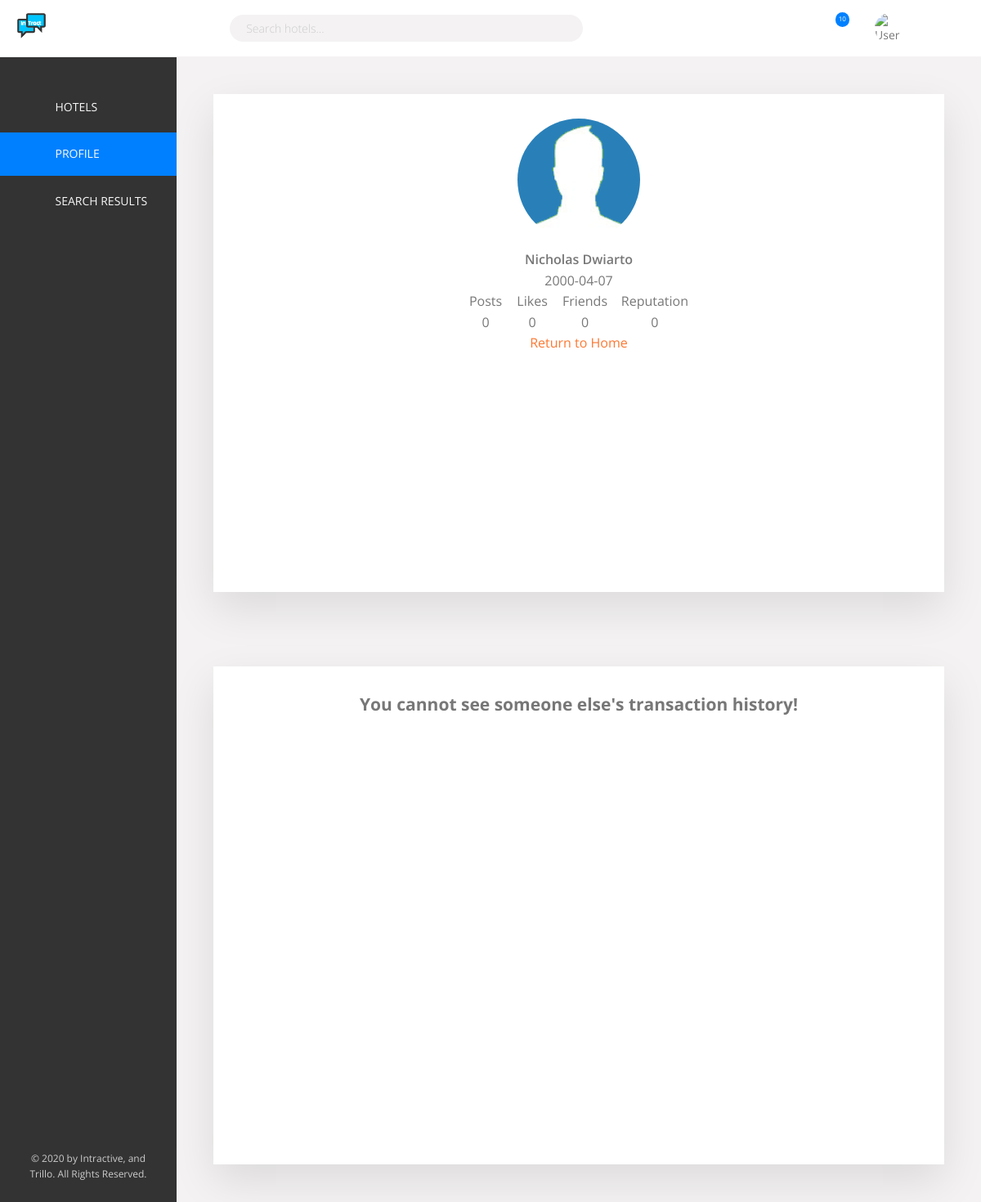
Page /profile/view/nicholasnwr on the committed database.
### tables this page shows
CREATE TABLE users (
  id INT NOT NULL AUTO_INCREMENT UNIQUE,
  first_name VARCHAR(50) NOT NULL,
  last_name VARCHAR(50) NOT NULL,
  username VARCHAR(100) NOT NULL UNIQUE,
  email VARCHAR(100) NOT NULL UNIQUE,
  password VARCHAR(255) NOT NULL,
  birthdate DATE NOT NULL,
  gender VARCHAR(2) NOT NULL,
  signup_date DATE NOT NULL,
  profile_pic VARCHAR(255) NOT NULL,
  privilege_level INT NOT NULL,
  PRIMARY KEY (id)
);

### application/controllers/Profile.php (called while the page is built, shortened)
<?php
class Profile extends CI_Controller {
  public function __construct()
  {
    $this->load->model('User_model');
    $this->load->model('Hotel_model');
    $this->load->helper('form');
    $this->load->library('form_validation');
  }
  public function view()
  {
    $username = $this->uri->segment(3);
    $data = call_frontend($this);
    $data['user_data'] = $this->User_model->getUserData($username);
    $data['user_hotel'] = $this->User_model->getUserTransactionsHotel($data['user_data']['id']);
    $data['user_rooms'] = $this->User_model->getUserTransactionsRooms($data['user_data']['id']);
    $data['transaction_data'] = $this->User_model->getUserTransactionData($data['user_data']['id']);
    if($data['user_data'] === FALSE) {
      redirect('welcome');
    }
    else {
      $this->load->view('profile', $data);
    }
  }
}

### index.php (called while the page is built, shortened)
<?php
require_once BASEPATH.'core/CodeIgniter.php';

### application/models/User_model.php (called while the page is built, shortened)
<?php
class User_model extends CI_Model {
  public function getUserTransactionsHotel($user_id)
  {
    $this->db->select('*');
    $this->db->from('orders');
    $this->db->join('hotels', 'hotels.id = orders.hotel_id');
    $this->db->where('user_id', $user_id);
    $query = $this->db->get();
    if($query->num_rows() === 0) {
      return FALSE;
    }
    else {
      return $query->result_array();
    }
  }
  public function getUserTransactionsRooms($user_id)
  {
    $this->db->select('*');
    $this->db->from('orders');
    $this->db->join('rooms', 'rooms.id = orders.room_id');
    $this->db->where('user_id', $user_id);
    $this->db->order_by('orders.id ASC');
    $query = $this->db->get();
    if($query->num_rows() === 0) {
      return FALSE;
    }
    else {
      return $query->result_array();
    }
  }
  public function getUserTransactionData($user_id)
  {
    $this->db->select('*');
    $this->db->from('orders');
    $this->db->where('user_id', $user_id);
    $query = $this->db->get();
    if($query->num_rows() === 0) {
      return FALSE;
    }
    else {
      return $query->result_array();
    }
  }
  public function getUserData($username)
  {
    $this->db->select('*');
    $this->db->from('users');
    $this->db->where('username', $username);
    $this->db->limit(1);
    $query = $this->db->get();
    if($query->num_rows() === 0) {
      return FALSE;
    }
    else {
      return $query->row_array();
    }
  }
}

### application/views/profile.php (the view, shortened to what this page needs)
<!DOCTYPE html>
<html lang="en">
<head>
  <?php echo $css; ?>
</head>
<body>
  <div class="container">
    <?= $navigation; ?>
    <div class="content">
      <?= $sidebar; ?>
      <main class="hotel-view">
        <div class="profile-detail detail">
          <div class="profile__container">
            <div class="profile">
              <div class="profile__profile-picture">
                <img src="<?php echo base_url() . $user_data['profile_pic']; ?>" alt="">
              </div>
              <div class="profile__content">
                <?php echo "<p class='paragraph--bold'>" . $user_data['first_name'] . " " . $user_data['last_name'] . "</p>"; ?>
                <?php echo "<p class='paragraph'>" . $user_data['birthdate'] .  "</p>"; ?>
                <div class="profile__text-gallery">
                  <p class='profile__text-gallery__text-par'>Posts 0</p>
                  <p class='profile__text-gallery__text-par'>Likes 0</p>
                  <p class='profile__text-gallery__text-par'>Friends 0</p>
                  <p class='profile__text-gallery__text-par'>Reputation 0</p>
                </div>
                <a href="<?php echo site_url(); ?>">Return to Home</a>
              </div>
            </div>
          </div>
        </div>
        <div class="profile-detail detail">
          <div class="profile__container">
            <div class="profile">
              <?php
                if($user_hotel !== FALSE && $this->session->userdata('username') === $user_data['username']) {
              ?>
              <h2>My Transactions</h2>
              <table class='profile__table'>
                <thead class='profile__table__header'>
                  <th class='table-text'>OID</th>
                  <th class='table-text'>Hotel</th>
                  <th class='table-text'>Type</th>
                  <th class='table-text'>Rooms/Nights</th>
                  <th class='table-text'>Price</th>
                  <th class='table-text'>Action</th>
                  <th class="table-text">Rating</th>
                </thead>
                <tbody class='profile__table__body'>
                  <?php
                    for($i = 0; $i < count($user_hotel); $i++) {
                      $order_id = $transaction_data[$i]['id'];
                      $hotel_name = $user_hotel[$i]['name'];
                      $room_name = $user_rooms[$i]['room_name'];
                      $duration = $user_hotel[$i]['duration'];
                      $price = number_format($user_hotel[$i]['price']);
                      $num_rooms = $user_hotel[$i]['num_rooms'];
                      $status = $transaction_data[$i]['finished'];
                      $rating = $transaction_data[$i]['rating'];
                      $path_to_finish = site_url() . "booking/finishBooking/$order_id";
                      echo "<tr>";
                        echo "<td class='table-text'>$order_id</td>";
                        echo "<td class='table-text'>$hotel_name</td>";
                        echo "<td class='table-text'>$room_name</td>";
                        echo "<td class='table-text'>$num_rooms/$duration</td>";
                        echo "<td class='table-text'>$price</td>";
                        if($status == 0) {
                          echo "<td class='table-text'><a href=$path_to_finish>Finish Order!</a></td>";
                          echo "<td class='table-text'>None</td>";
                        }
                        else {
                          echo "<td class='table-text'>Finished!</td>";
                          echo "<td class='table-text'>$rating/10</td>";
                        }
                      echo "</tr>";
                    }
                  ?>
                </tbody>
              </table>
              <p class="paragraph u-margin-top">
                * OID means Order ID.<br/>
                * Price is in Indonesian Rupiah (IDR)!
              </p>
              <?php
                }
                else if($this->session->userdata('username') !== $user_data['username']) {
                  echo "<h2>You cannot see someone else's transaction history!</h2>";
                }
                else {
                  echo "<h2>You currently have no transactions!</h2>";
                }
              ?>
            </div>
          </div>
        </div>
      </main>
    </div>
  </div>
</body>
</html>

### assets/css/style.css (style rules this page uses)
:root { --color-primary: #0080ff;--color-primary-light: #89c4ff;--color-primary-dark: #004589;--color-secondary-light: #ffb900;--color-secondary-dark: #ff7730;--color-grey-light-1: #faf9f9;--color-grey-light-2: #f4f2f2;--color-grey-light-3: #f0eeee;--color-grey-light-4: #ccc;--color-grey-dark-1: #333;--color-grey-dark-2: #777;--color-grey-dark-3: #999;--color-white: #fff;--color-black: #000;--shadow-dark: 0 2rem 6rem rgba(0, 0, 0, .5);--shadow-light: 0 2rem 5rem rgba(0, 0, 0, .1);--line: 1px solid var(--color-grey-light-2);--min-height-placeholder: 70rem }
*,*::before,*::after { margin:0;padding:0;box-sizing:inherit }
html { box-sizing:border-box;font-size:62.5% }
body { font-family:'Open Sans', sans-serif;font-weight:400;line-height:1.6;color:var(--color-grey-dark-2) }
.paragraph--bold { font-weight:600 }
.content { display:flex }
.hotel-view { flex:1 }
.detail { font-size:1.4rem;display:flex;padding:4.5rem;background-color:var(--color-grey-light-2);border-bottom:var(--line) }
body { background-image:linear-gradient(to right bottom, var(--color-primary-light), var(--color-primary-dark));background-size:cover;background-repeat:no-repeat;min-height:100vh }
.container { max-width:120rem;margin:8rem auto;background-color:var(--color-grey-light-1);box-shadow:var(--shadow-dark);min-height:50rem }
@media only screen and (max-width: 75em) { .container { margin:0;max-width:100%;width:100% } }
.profile { display:flex;flex-direction:column;align-items:center;justify-content:center }
.profile__container { flex:0 0 100%;background-color:#ffffff;box-shadow:var(--shadow-light);padding:3rem }
.profile-detail { min-height:var(--min-height-placeholder);display:flex;justify-content:center }
.profile__profile-picture img { border-radius:50%;width:15rem;height:15rem;-o-object-fit:cover;object-fit:cover;display:block }
.profile__content { margin-top:1rem;font-size:1.6rem;text-align:center }
.profile__content a { color:var(--color-secondary-dark) }
.profile__text-gallery { display:flex;justify-content:space-between }
.profile__text-gallery__text-par { flex:0 0 15%;text-align:center }
a { text-decoration:none;color:inherit }

### rows in the picture
users: profile_pic (picture), first_name "Nicholas", last_name "Dwiarto", birthdate "2000-04-07"
